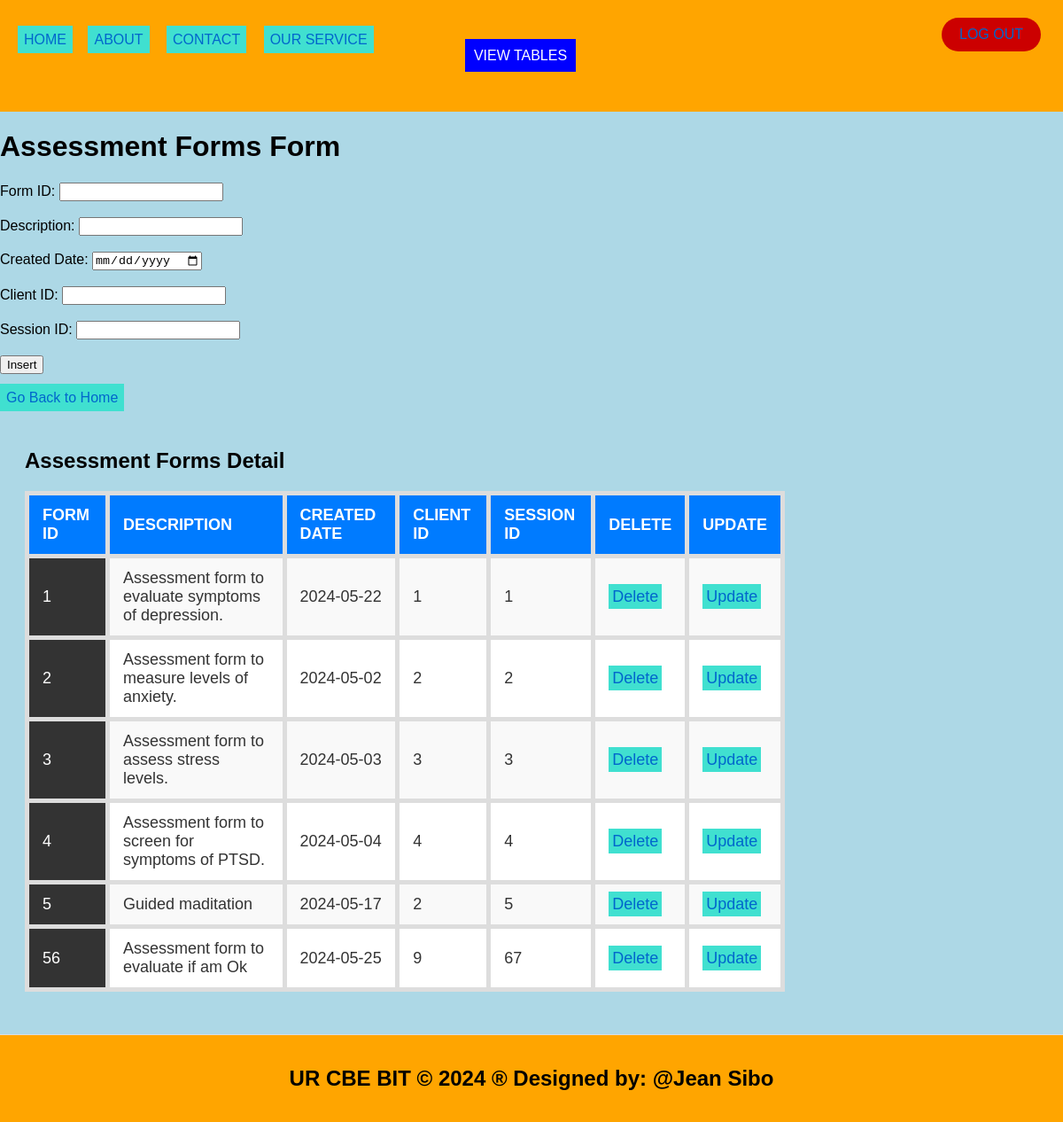
Screenshot of /assessmentforms.php with the database file from the repository.
### tables this page shows
CREATE TABLE `assessmentforms` (
  `form_id` int(11) NOT NULL,
  `form_name` varchar(100) DEFAULT NULL,
  `description` text DEFAULT NULL,
  `created_date` date DEFAULT NULL,
  `client_id` int(11) DEFAULT NULL,
  `session_id` int(11) DEFAULT NULL
);

### assessmentforms.php (the view, shortened to what this page needs)
   <!DOCTYPE html>
<html lang="en">
<head>
  <link rel="stylesheet" type="text/css" href="style.css">
</head>
<body style="background-color: lightblue;">
  <header>
    <ul style="list-style-type: none; padding: 0;">
      <li style="display: inline; margin-right: 10px;">
        <ul style="list-style-type: none; padding: 0;">
          <li style="display: inline; margin-right: 8px;"><a href="./home.html">HOME</a></li>
          <li style="display: inline; margin-right: 10px;"><a href="./about.html">ABOUT</a></li>
          <li style="display: inline; margin-right: 10px;"><a href="./contact.html">CONTACT</a></li>
          <li style="display: inline; margin-right: 80px;">
        <a href="./ourservice.html">OUR SERVICE</a>
      </li>
          <li class="dropdown tables" style="display: inline; margin-right: 10px;">
             <center>
         <li class="dropdown" style="display: inline; margin-right: 10px;">
        <a href="#" style="padding: 10px; color: white; background-color: blue; text-decoration: none; margin-right: 15px;">VIEW TABLES</a>
          </li>
        </center>
          </li>
        </ul>
      </li>
    </ul>
    <a class="logout" href="logout.php">LOG OUT</a>
  </header>
<body style="background-color: yellowgreen;">
    <h1>Assessment Forms Form</h1>
    <form method="post" onsubmit="return confirmInsert();">
        <label for="form_id">Form ID:</label>
        <input type="number" id="form_id" name="form_id" required><br><br>
        <label for="description">Description:</label>
        <input type="text" id="description" name="description" required><br><br>
        <label for="created_date">Created Date:</label>
        <input type="date" id="created_date" name="created_date" required><br><br>
        <label for="client_id">Client ID:</label>
        <input type="number" id="client_id" name="client_id" required><br><br>
        <label for="session_id">Session ID:</label>
        <input type="number" id="session_id" name="session_id" required><br><br>
        <input type="submit" name="add" value="Insert"><br><br>
        <a href="./home.html">Go Back to Home</a>
    </form>
    <?php
    include('database_connection.php');
    ?>
    <section>
        <h2>Assessment Forms Detail</h2>
        <table>
            <tr>
                <th>Form ID</th>
                <th>Description</th>
                <th>Created Date</th>
                <th>Client ID</th>
                <th>Session ID</th>
                <th>Delete</th>
                <th>Update</th>
            </tr>
            <?php
            $sql = "SELECT * FROM assessmentforms";
            $result = $connection->query($sql);
            if ($result->num_rows > 0) {
                while ($row = $result->fetch_assoc()) {
                    echo "<tr>
                            <td>{$row['form_id']}</td>
                            <td>{$row['description']}</td>
                            <td>{$row['created_date']}</td>
                            <td>{$row['client_id']}</td>
                            <td>{$row['session_id']}</td>
                            <td><a style='padding:4px' href='delete_assessmentform.php?form_id={$row['form_id']}'>Delete</a></td>
                            <td><a style='padding:4px' href='update_assessmentform.php?form_id={$row['form_id']}'>Update</a></td>
                          </tr>";
                }
            } else {
                echo "<tr><td colspan='7'>No data found</td></tr>";
            }
            ?>
        </table>
    </section>
    <footer>
        <h2>UR CBE BIT &copy; 2024 &reg; Designed by: @Jean  Sibo</h2>
    </footer>
</body>
</html>

### style.css (style rules this page uses)
body { font-family: Arial, sans-serif; margin: 0; padding: 0; }
.dropdown { position: relative; display: none; margin-right: 15px; }
body { font-family: Arial,sans-serif; margin:0; padding:0; }
header { background-color:orange; padding: 20px; }
footer { text-align: center; padding: 15px; background-color:orange; }
.dropdown { position: right; display:right; direction:rtl; }
section { padding:28px; border-bottom: 1px solid #ddd; }

### assessmentforms.php (style rules this page uses)
a:link { color: #0066cc; text-decoration: none; }
a { padding: 7px; color: white; background-color: turquoise; text-decoration: none; margin-right: 5px; }
table { width: 75%; border-collapse: collapse; margin: 20px 0; font-size: 18px; text-align: left; }
td:first-child { background-color: #333333; color: #ffffff; }
th, td { padding: 12px 15px; border: 5px solid #ddd; }
th { background-color: #f4f4f4; color: #333; }
tr:nth-child(even) { background-color: #f9f9f9; }
tr:nth-child(odd) { background-color: #fff; }
th { font-weight: bold; text-transform: uppercase; background-color: #007BFF; color: white; }
td { color: #333; }
.logout { position: absolute; top: 20px; right: 20px; color: green; background-color: #cc0000; padding: 10px 20px; text-decoration: none; border-radius: 20px; transition: background-color 0.3s ease; }

### rows the page displays
assessmentforms: form_id "1", description "Assessment form to evaluate symptoms of depression.", created_date "2024-05-22", client "1", session "1"
assessmentforms: form_id "2", description "Assessment form to measure levels of anxiety.", created_date "2024-05-02", client "2", session "2"
assessmentforms: form_id "3", description "Assessment form to assess stress levels.", created_date "2024-05-03", client "3", session "3"
assessmentforms: form_id "4", description "Assessment form to screen for symptoms of PTSD.", created_date "2024-05-04", client "4", session "4"
assessmentforms: form_id "5", description "Guided maditation", created_date "2024-05-17", client "2", session "5"
assessmentforms: form_id "56", description "Assessment form to evaluate if am Ok", created_date "2024-05-25", client "9", session "67"
